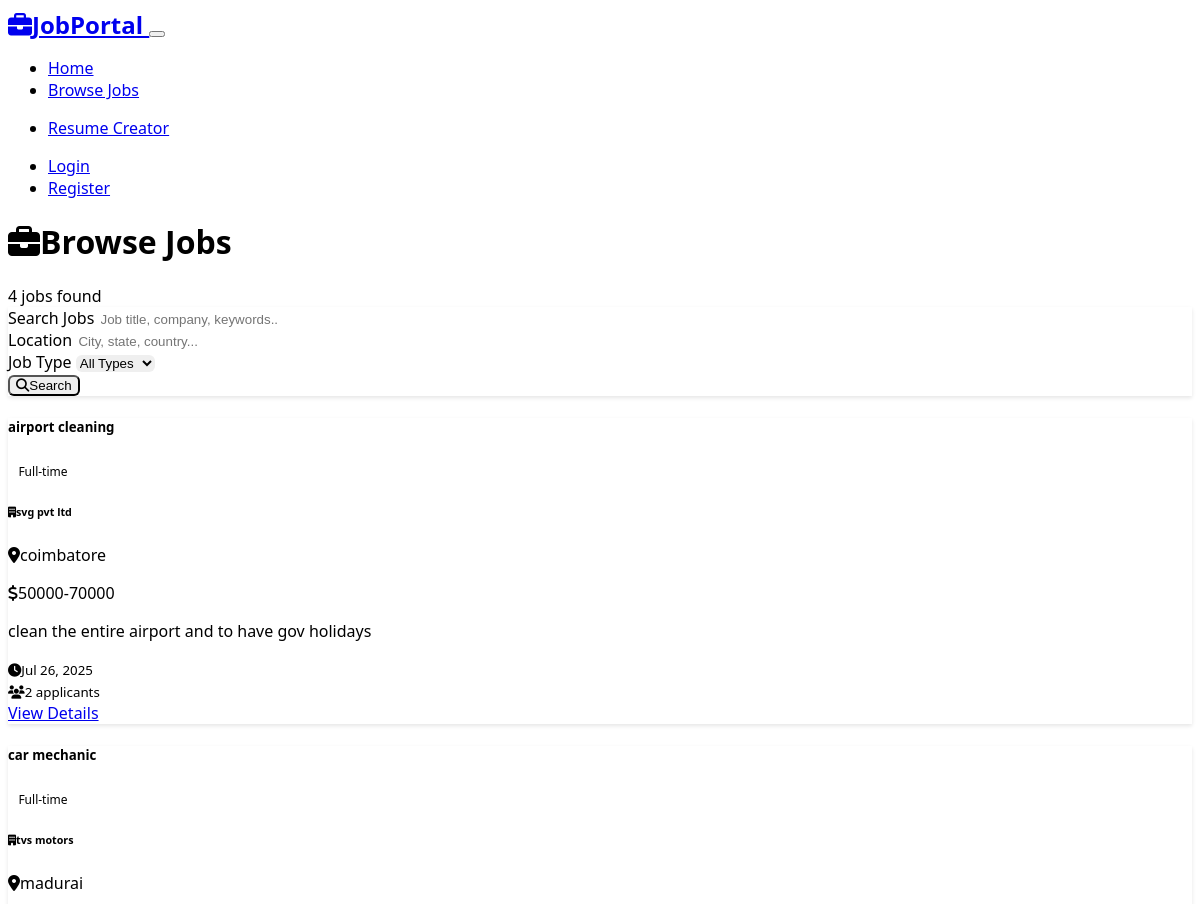
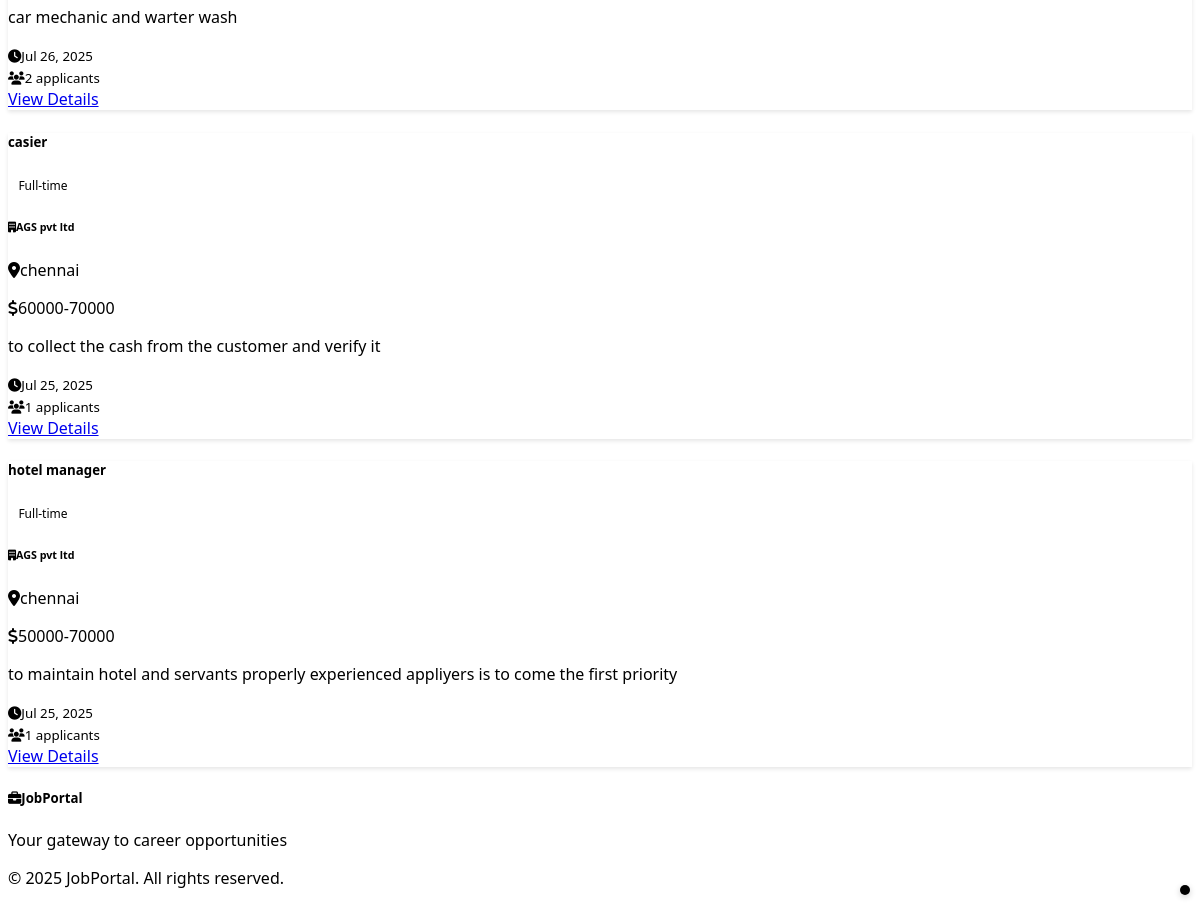
Page /jobs on the committed database (2 pictures, top to bottom).
### models.py (models this page shows, shortened)
class Job(db.Model):
    id = db.Column(db.Integer, primary_key=True)
    title = db.Column(db.String(200), nullable=False)
    company = db.Column(db.String(100), nullable=False)
    location = db.Column(db.String(100), nullable=False)
    job_type = db.Column(db.String(50), nullable=False)  # Full-time, Part-time, Contract, Internship
    salary_range = db.Column(db.String(100))
    description = db.Column(db.Text, nullable=False)
    requirements = db.Column(db.Text)
    posted_by = db.Column(db.Integer, db.ForeignKey('user.id'), nullable=False)
    posted_at = db.Column(db.DateTime, default=datetime.utcnow)
    is_active = db.Column(db.Boolean, default=True)
    application_deadline = db.Column(db.DateTime)
    applications = db.relationship('Application', backref='job', lazy=True, cascade='all, delete-orphan')
    @property
    def application_count(self):
        return len(self.applications)

### routes.py (the view)
@app.route('/jobs')
def jobs():
    form = JobSearchForm()
    page = request.args.get('page', 1, type=int)
    per_page = 10
    query = Job.query.filter_by(is_active=True)
    search_term = request.args.get('search_term', '')
    location_filter = request.args.get('location', '')
    job_type_filter = request.args.get('job_type', '')
    if search_term:
        query = query.filter(or_(
            Job.title.ilike(f'%{search_term}%'),
            Job.company.ilike(f'%{search_term}%'),
            Job.description.ilike(f'%{search_term}%')
        ))
    if location_filter:
        query = query.filter(Job.location.ilike(f'%{location_filter}%'))
    if job_type_filter:
        query = query.filter(Job.job_type == job_type_filter)
    jobs_pagination = query.order_by(Job.posted_at.desc()).paginate(
        page=page, per_page=per_page, error_out=False
    )
    form.search_term.data = search_term
    form.location.data = location_filter
    form.job_type.data = job_type_filter
    return render_template('jobs.html',
                         jobs=jobs_pagination.items,
                         pagination=jobs_pagination,
                         form=form)

### forms.py
class JobSearchForm(FlaskForm):
    search_term = StringField('Search Jobs', validators=[Optional()])
    location = StringField('Location', validators=[Optional()])
    job_type = SelectField('Job Type',
                          choices=[('', 'All Types'),
                                 ('Full-time', 'Full-time'),
                                 ('Part-time', 'Part-time'),
                                 ('Contract', 'Contract'),
                                 ('Internship', 'Internship')],
                          validators=[Optional()])

### templates/jobs.html (shortened to what this page needs)
{% extends "base.html" %}
{% block content %}
<div class="container py-4">
    <div class="d-flex justify-content-between align-items-center mb-4">
        <h1><i class="fas fa-briefcase me-2"></i>Browse Jobs</h1>
        <div class="text-muted">{{ pagination.total }} jobs found</div>
    </div>
    <div class="card mb-4">
        <div class="card-body">
            <form method="GET" class="row g-3">
                <div class="col-md-4">
                    {{ form.search_term.label(class="form-label") }}
                    {{ form.search_term(class="form-control", placeholder="Job title, company, keywords...") }}
                </div>
                <div class="col-md-3">
                    {{ form.location.label(class="form-label") }}
                    {{ form.location(class="form-control", placeholder="City, state, country...") }}
                </div>
                <div class="col-md-3">
                    {{ form.job_type.label(class="form-label") }}
                    {{ form.job_type(class="form-select") }}
                </div>
                <div class="col-md-2 d-flex align-items-end">
                    <button type="submit" class="btn btn-primary w-100">
                        <i class="fas fa-search me-1"></i>Search
                    </button>
                </div>
            </form>
        </div>
    </div>
    {% if jobs %}
        <div class="row">
            {% for job in jobs %}
                <div class="col-lg-6 mb-4">
                    <div class="card h-100">
                        <div class="card-body">
                            <div class="d-flex justify-content-between align-items-start mb-3">
                                <h5 class="card-title">{{ job.title }}</h5>
                                <span class="badge bg-primary">{{ job.job_type }}</span>
                            </div>
                            <h6 class="card-subtitle mb-2 text-muted">
                                <i class="fas fa-building me-1"></i>{{ job.company }}
                            </h6>
                            <p class="text-muted mb-2">
                                <i class="fas fa-map-marker-alt me-1"></i>{{ job.location }}
                            </p>
                            {% if job.salary_range %}
                                <p class="text-muted mb-3">
                                    <i class="fas fa-dollar-sign me-1"></i>{{ job.salary_range }}
                                </p>
                            {% endif %}
                            <p class="card-text">
                                {{ job.description[:200] }}{% if job.description|length > 200 %}...{% endif %}
                            </p>
                            <div class="d-flex justify-content-between align-items-center">
                                <div>
                                    <small class="text-muted">
                                        <i class="fas fa-clock me-1"></i>{{ job.posted_at.strftime('%b %d, %Y') }}
                                    </small>
                                    <br>
                                    <small class="text-muted">
                                        <i class="fas fa-users me-1"></i>{{ job.application_count }} applicants
                                    </small>
                                </div>
                                <a href="{{ url_for('job_detail', job_id=job.id) }}" class="btn btn-outline-primary">
                                    View Details
                                </a>
                            </div>
                        </div>
                    </div>
                </div>
            {% endfor %}
        </div>
    {% else %}
        <div class="text-center py-5">
            <i class="fas fa-search text-muted mb-3" style="font-size: 4rem;"></i>
            <h4 class="text-muted">No jobs found</h4>
            <p class="text-muted">Try adjusting your search criteria or check back later for new opportunities.</p>
        </div>
    {% endif %}
</div>
{% endblock %}

### templates/base.html (shortened to what this page needs)
<!DOCTYPE html>
<html lang="en" data-bs-theme="dark">
<head>
    <link href="https://cdn.replit.com/agent/bootstrap-agent-dark-theme.min.css" rel="stylesheet">
    <link rel="stylesheet" href="https://cdnjs.cloudflare.com/ajax/libs/font-awesome/6.4.0/css/all.min.css">
    <link rel="stylesheet" href="{{ url_for('static', filename='css/styles.css') }}">
</head>
<body>
    <nav class="navbar navbar-expand-lg navbar-dark bg-dark">
        <div class="container">
            <a class="navbar-brand fw-bold" href="{{ url_for('index') }}">
                <i class="fas fa-briefcase me-2"></i>JobPortal
            </a>
            <button class="navbar-toggler" type="button" data-bs-toggle="collapse" data-bs-target="#navbarNav">
            </button>
            <div class="collapse navbar-collapse" id="navbarNav">
                <ul class="navbar-nav me-auto">
                    <li class="nav-item">
                        <a class="nav-link" href="{{ url_for('index') }}">Home</a>
                    </li>
                    <li class="nav-item">
                        <a class="nav-link" href="{{ url_for('jobs') }}">Browse Jobs</a>
                    </li>
                </ul>
                <nav>
                    <ul>
                        <li class="nav-item">
                            <a class="nav-link" href="{{ url_for('resume_form') }}">Resume Creator</a>
                        </li>
                    </ul>
                </nav>
                <ul class="navbar-nav">
                    {% if current_user.is_authenticated %}
                        {% if current_user.is_admin %}
                            <li class="nav-item dropdown">
                                <a class="nav-link dropdown-toggle" href="#" role="button" data-bs-toggle="dropdown">
                                    <i class="fas fa-cog me-1"></i>Admin
                                </a>
                                <ul class="dropdown-menu">
                                    <li><a class="dropdown-item" href="{{ url_for('admin_dashboard') }}">Dashboard</a></li>
                                    <li><a class="dropdown-item" href="{{ url_for('admin_jobs') }}">Manage Jobs</a></li>
                                    <li><a class="dropdown-item" href="{{ url_for('post_job') }}">Post Job</a></li>
                                    <li><a class="dropdown-item" href="{{ url_for('admin_applicants') }}">View Applications</a></li>
                                    <li><a href="{{ url_for('send_email') }}" class="btn btn-secondary">Send Email to Job Seeker</a></li>
                                </ul>
                            </li>
                        {% else %}
                            <li class="nav-item">
                                <a class="nav-link" href="{{ url_for('dashboard') }}">Dashboard</a>
                            </li>
                            <li class="nav-item">
                                <a class="nav-link" href="{{ url_for('my_applications') }}">My Applications</a>
                            </li>
                        {% endif %}
                        <li class="nav-item dropdown">
                            <a class="nav-link dropdown-toggle" href="#" role="button" data-bs-toggle="dropdown">
                                <i class="fas fa-user me-1"></i>{{ current_user.full_name }}
                            </a>
                            <ul class="dropdown-menu">
                                <li><a class="dropdown-item" href="{{ url_for('logout') }}">Logout</a></li>
                            </ul>
                        </li>
                    {% else %}
                        <li class="nav-item">
                            <a class="nav-link" href="{{ url_for('login') }}">Login</a>
                        </li>
                        <li class="nav-item">
                            <a class="nav-link" href="{{ url_for('register') }}">Register</a>
                        </li>
                    {% endif %}
                </ul>
            </div>
        </div>
    </nav>
    <main>
        {% block content %}{% endblock %}
    </main>
    <footer class="bg-dark text-light py-4 mt-5">
        <div class="container">
            <div class="row">
                <div class="col-md-6">
                    <h5><i class="fas fa-briefcase me-2"></i>JobPortal</h5>
                    <p class="text-muted">Your gateway to career opportunities</p>
                </div>
                <div class="col-md-6 text-md-end">
                    <p class="text-muted">&copy; 2025 JobPortal. All rights reserved.</p>
                </div>
            </div>
        </div>
    </footer>
    <div id="google_translate_element" style="position: fixed; bottom: 10px; right: 10px; z-index: 999;"></div>
</body>
</html>

### static/css/styles.css (style rules this page uses)
body { font-family: 'Segoe UI', Tahoma, Geneva, Verdana, sans-serif; }
#google_translate_element { background:black; border-radius: 8px; padding: 5px; box-shadow: 0 2px 6px rgba(0,0,0,0.2); }
.navbar-brand { font-weight: 700; font-size: 1.5rem; }
.card { border: none; box-shadow: 0 2px 4px rgba(0,0,0,0.1); transition: transform 0.2s ease-in-out, box-shadow 0.2s ease-in-out; }
.badge { font-size: 0.75rem; padding: 0.35rem 0.65rem; }
.btn { border-radius: 0.375rem; font-weight: 500; transition: all 0.2s ease-in-out; }
.form-control, .form-select { border-radius: 0.375rem; border: 1px solid var(--bs-border-color); transition: border-color 0.15s ease-in-out, box-shadow 0.15s ease-in-out; }
footer { border-top: 1px solid var(--bs-border-color); }
.bg-primary { background: linear-gradient(135deg, var(--bs-primary) 0%, var(--bs-info) 100%) !important; }

### rows in the picture
Job: title "airport cleaning", job_type "Full-time", company "svg pvt ltd", location "coimbatore", salary_range "50000-70000", description "clean the entire airport and to have gov holidays", posted_at "Jul 26, 2025", application_count "2"
Job: title "car mechanic", job_type "Full-time", company "tvs motors", location "madurai", description "car mechanic and warter wash", posted_at "Jul 26, 2025", application_count "2"
Job: title "casier", job_type "Full-time", company "AGS pvt ltd", location "chennai", salary_range "60000-70000", description "to collect the cash from the customer and verify it", posted_at "Jul 25, 2025", application_count "1"
Job: title "hotel manager", job_type "Full-time", company "AGS pvt ltd", location "chennai", salary_range "50000-70000", description "to maintain hotel and servants properly experienced appliyers is to come the first priority", posted_at "Jul 25, 2025", application_count "1"

### other values in the picture
{{ pagination.total }} "4"
